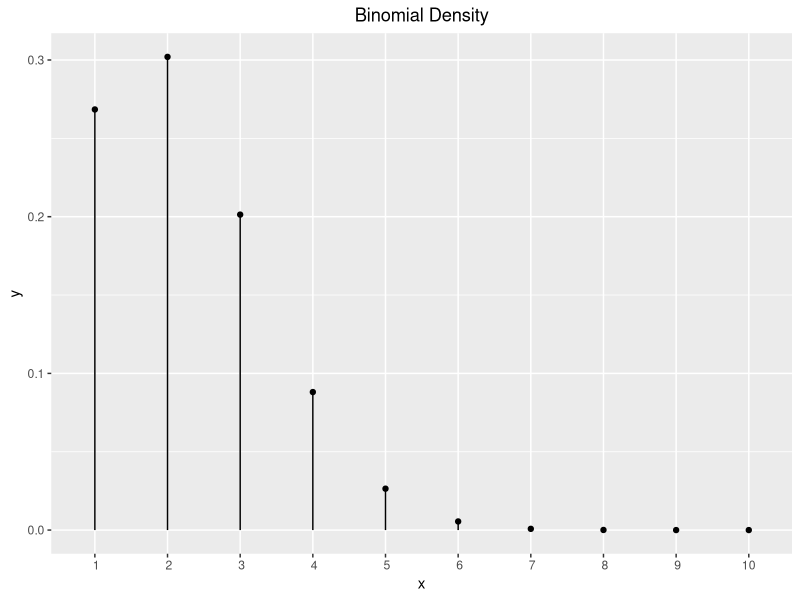
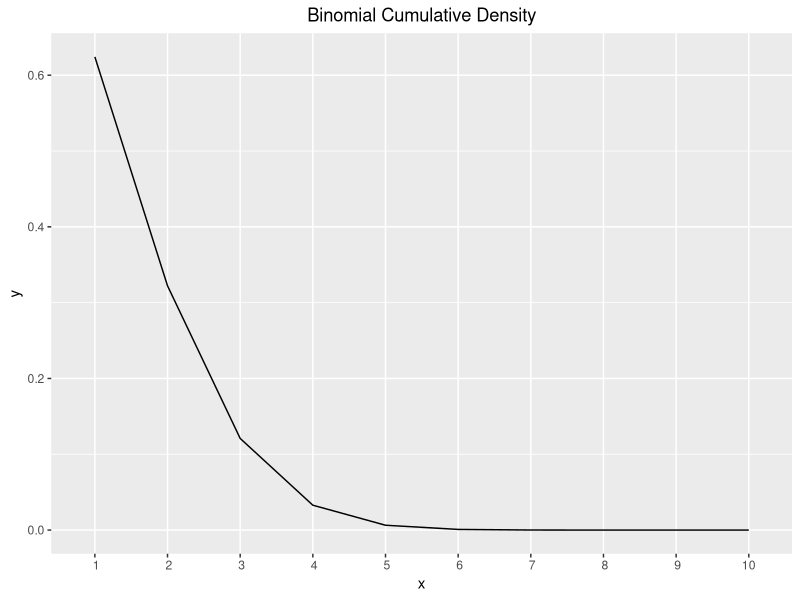
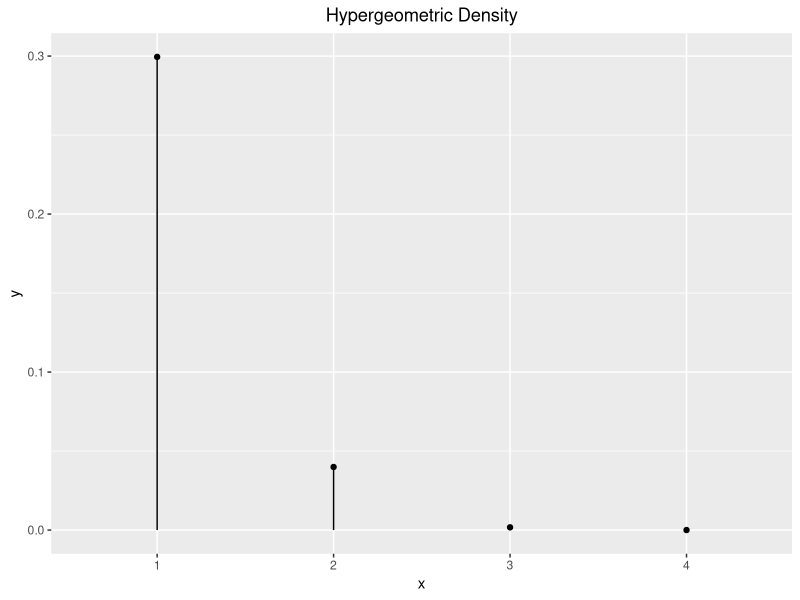
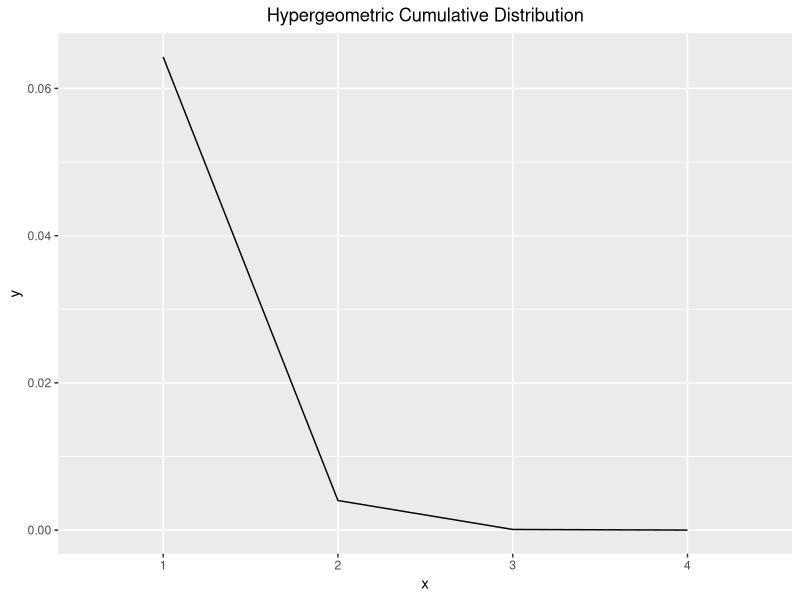
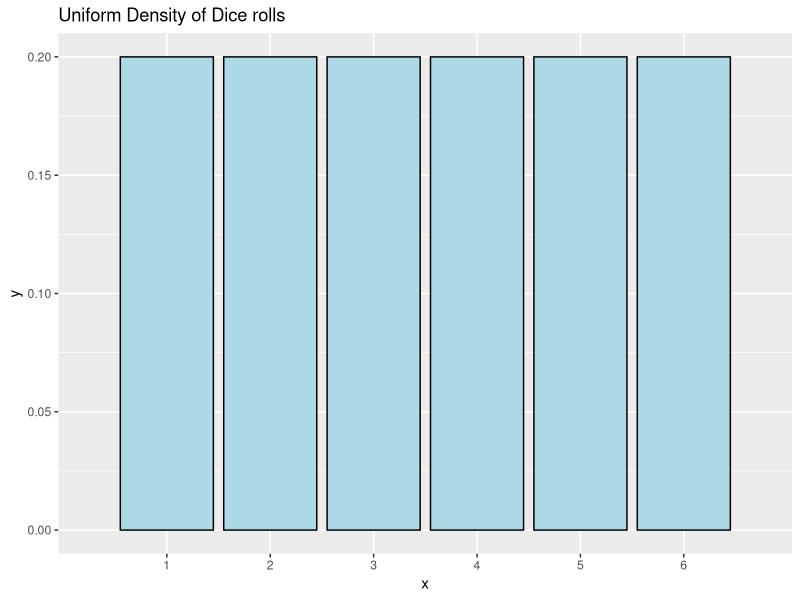
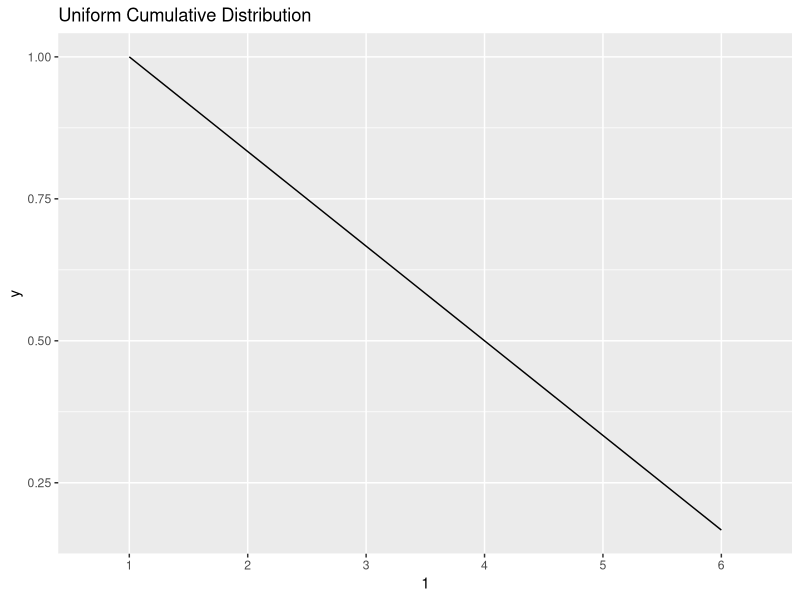
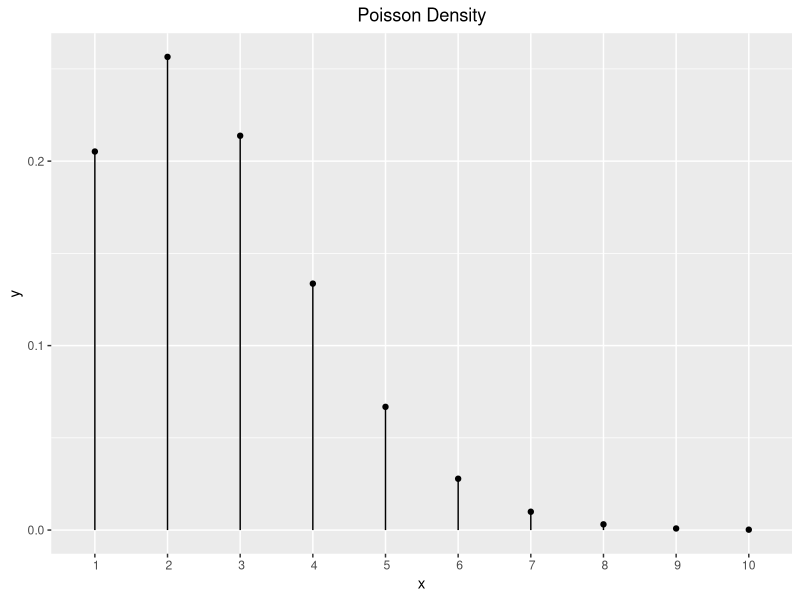
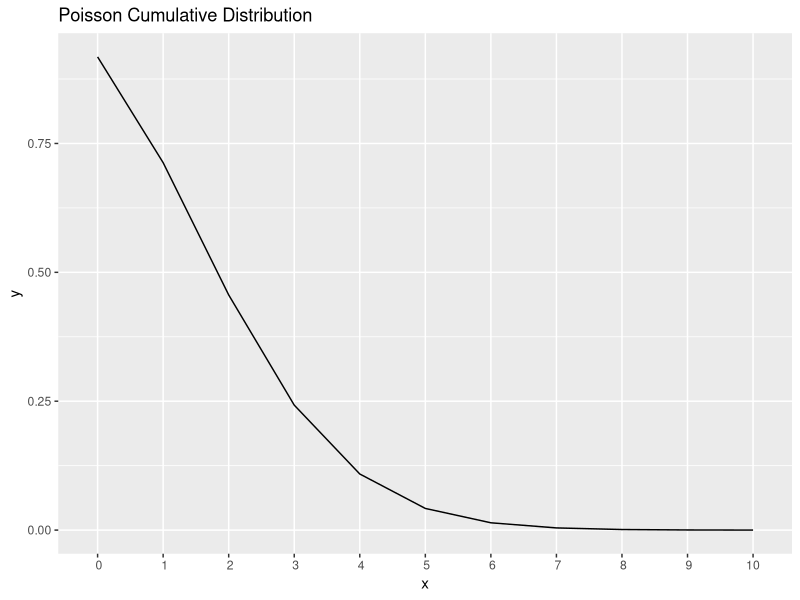

Reproduce these figures in R, in order.
## ---- chunk 1
knitr::opts_chunk$set(echo = TRUE)

library(ggplot2)
library(knitr)
library(ggplot2)
library(gridExtra)
library(mvtnorm)
## ---- chunk 2
chap3.1 <- function(){
  # Prob x=1:5 where X ~ Bin(5, 0.2)
  x <- seq(1, 10, 1)
  y <- dbinom(x, 10, 0.2)
  
  df <- data.frame(x=x, y=y)
  g <- ggplot(df, aes(x=x, y=y)) +
    geom_point() +
    scale_x_discrete(name="x", limits=x) +
    geom_linerange(aes(x=x, ymax=y, ymin=0)) +
    theme(plot.title = element_text(hjust = 0.5)) +
    labs(title="Binomial Density")
  g
}
chap3.1()
## ---- chunk 3
chap3.2 <- function(){
  # Prob x<1:10 where X ~ Bin(5, 0.2)
  x <- 1:10
  y <- pbinom(x, 10, 0.2, lower.tail = F)

  df <- data.frame(x=x, y=y)
  g <- ggplot(df, aes(x=x, y=y)) +
    geom_line() +
    scale_x_discrete(name="x", limits=x) +
    ylab("y") +
    theme(plot.title = element_text(hjust = 0.5)) +
    labs(title="Binomial Cumulative Density")
  g

}
chap3.2()
## ---- chunk 4

chap3.3 <- function() {
  # Prob x=1:4 where X ~ HyperGeom(4, 48, 5)
  # from a deck with 
  # - 1:4 aces
  # - 48 non aces
  # - choose 5 cards per hand
  x <- 1:4
  y <- dhyper(x, 4, 48, 5)
  df <- data.frame(x=x, y=y)
  g <- ggplot(df, aes(x=x, y=y)) +
    geom_point() +
    geom_linerange(aes(x=x, ymax=y, ymin=0)) +
    scale_x_discrete(name="x", limits=x) +
    ylab("y") +
    theme(plot.title = element_text(hjust = 0.5)) +
    labs(title="Hypergeometric Density")
  g
}

chap3.3()
## ---- chunk 5

chap3.4 <- function() {
  # Prob x=1:4 where X ~ HyperGeom(4, 48, 5)
  # from a deck with 
  # - 1:4 aces
  # - 48 non aces
  # - choose 5 cards per hand
  x <- 1:4
  y <- phyper(x, 5, 48, 5, lower.tail = F)
  df <- data.frame(x=x, y=y)
  g <- ggplot(df, aes(x=x, y=y)) +
    geom_line() +
    scale_x_discrete(name="x", limits=x) +
    ylab("y") +
    theme(plot.title = element_text(hjust = 0.5)) +
    labs(title="Hypergeometric Cumulative Distribution")
  g
}

chap3.4()
## ---- chunk 6
do_dunif <- function() {
  # PDF
  # x <- seq(-0.5, 1.5, 1/10000)
  x <- seq(1, 6, 1)
  y <- dunif(x, 1, 6)
  datums <- data.frame(x=x, y=y)
  obj <- ggplot(datums, aes(x=x, y=y)) + 
    labs(title="Uniform Density of Dice rolls") +
    scale_x_discrete(name="x", limits=x) +
    geom_bar(stat = "identity", colour = 'black', fill = "lightblue")
  obj
}

do_dunif()
## ---- chunk 7
do_punif <- function() {
  # PDF
  x <- seq(1, 6, 1)
  y <- punif(x, 1, 7, lower.tail=F)
  datums <- data.frame(x=x, y=y)
  obj <- ggplot(datums, aes(x=x, y=y)) + 
    labs(title="Uniform Cumulative Distribution") +
    scale_x_discrete(name=x, limits=x) +
    # geom_bar(stat = "identity", colour = 'black', fill = "lightblue")
    geom_line()

    obj
}

do_punif()
## ---- chunk 8
chap3.poisson.story.dpois <- function(num_success=3, rate=2.5, interval=1) {
  # Notice the multiplication by four in the function argument. Since lambda is specified as 
  # events per hour we have to multiply by four to consider the number of events that occur in 4 hours.
  lambda <- rate * interval
  x <- 1:10
  df <- data.frame(x=x)
  
  df['y'] <- dpois(x, lambda)
  p <- ggplot(df, aes(x=x, y=y)) +
       geom_point() +
       geom_linerange(aes(x=x, ymax=y, ymin=0)) +
       scale_x_discrete(name="x", limits=x) +
       ylab("y") +
       theme(plot.title = element_text(hjust = 0.5)) +
       labs(title="Poisson Density")
  
  p
}

chap3.poisson.story.dpois()
## ---- chunk 9
chap3.poisson.story.ppois <- function(num_success=3, rate=2.5, interval=1) {
  # Notice the multiplication by four in the function argument. Since lambda is specified as 
  # events per hour we have to multiply by four to consider the number of events that occur in 4 hours.
  lambda <- rate * interval
  x <- 0:10
  df <- data.frame(x=x)
  
  df['y'] <- ppois(x, lambda, lower.tail = F)
  p <- ggplot(df, aes(x=x, y=y)) +
    geom_line() +
    scale_x_discrete(name="x", limits=x) +
    labs(y="y") + 
    labs(x="x: number of events") +
    labs(title="Poisson Cumulative Distribution")
    
  
  p
}

chap3.poisson.story.ppois()
## ---- chunk 10
pois.1 <- function() {

  # 5 intervals
  L <- 5
  
  # 10 events / interval
  lambda <- 10
  
  # randomly generate number of events using pois(lambda*L)
  n <- rpois(1, lambda*L)
  
  # generate random "times" from 0 through L for "n" events, then sort them
  t <- sort(runif(n, 0, L))
  
  # visualize L events. 
  # x=times each n event occurs
  # y=event index
  df <- data.frame(x=t, y=1:n)
  g <- ggplot(df, aes(x=x, y=y) ) +
    geom_point() +     
    scale_y_continuous(name= "N(t): Number of successes at t") +
    scale_x_continuous(name= "Time t (intevals)")
  
  g
}

pois.1()
## ---- chunk 11
pois.2 <- function() {
  
  # 5 intervals
  L <- 5
  
  # 10 events/interval
  lambda <- 10
  
  # randomly generate number of events using pois(lambda*L)
  n <- rpois(1, lambda*L)
  
  # generate random "times" from 0 through L for "n" events, then sort them
  t <- sort(runif(n, 0, L))
  
  # type-1 event probabilty: p=0.3
  p <- 0.3
  y <- rbinom(n, 1, p)
  
  # assign "event times" as type-1 or type-2 
  t1 <- t[y==1]
  t2 <- t[y==0]
  
  # as before, we can plot the number of arrivals in each Poisson process: N_1(t) and N_2(t).
  
  # visualize the plot for type #1 events
  df1 <- data.frame(x=t1, y=1:length(t1))
  p1 <- ggplot(df1, aes(x=x, y=y) ) +
    geom_point(shape=16, color="blue")  +
    theme(
          axis.ticks.y=element_blank()) +
  ylab("type1: count") +
    theme(axis.title.x=element_blank(),
        axis.text.x=element_blank(),
        axis.ticks.x=element_blank())
  
  # visualize the plot for type #2 events
  df2 <- data.frame(x=t2, y=1:length(t2))
  p2 <- ggplot(df2, aes(x=x, y=y) ) +
    geom_point(shape=17, color="orange")  +
    theme(
          axis.ticks.y=element_blank()) +
    ylab("type2: count") +
      theme(axis.title.x=element_blank(),
        axis.text.x=element_blank(),
        axis.ticks.x=element_blank())
  
  # visualize the plot for both event types
  df1$event_type <- "type-1"
  df2$event_type <- "type-2"
  df3 <- rbind(df1, df2)
  df3$y <- 1:length(t)
  
  p3 <- ggplot(df3, aes(x=x, y=y, color=event_type) ) +
    geom_point()  +
    theme(
          axis.ticks.y=element_blank()) +
    ylab("combined") +
    xlab("Time t (intervals)") +
    scale_shape_manual(values=c(16, 17))+
    scale_color_manual(values=c('blue','orange')) +
    theme(legend.position="none")
  
  grid.arrange(p1, p2, p3, nrow=3)
}

pois.2()
## ---- chunk 12
 do_dnorm <- function() {
 x <- seq(-3, 3, 0.01)
 y <- dnorm(x)
 datums <- data.frame(x=x, y=y)
 g <- ggplot(datums, aes(x, y)) + geom_line() + 
 theme(plot.title = element_text(hjust = 0.5)) +
 scale_x_discrete(name="x", limits=seq(-3, 3, 1)) +
 labs(title="Normal Density")
 
 g
}
 
do_dnorm()
## ---- chunk 13
do_pnorm <- function() {
   # x <- seq(0, 1, 0.001)
   x <- seq(-3, 3, 0.01)
   y <- pnorm(x, lower.tail = F)
   df <- data.frame(x=x, y=y)
   ggplot(df, aes(x=x, y=y)) + geom_line() +
     theme(plot.title = element_text(hjust = 0.5)) +
     scale_x_discrete(name="x", limits=seq(-3, 3, 1)) +
     labs(title="Normal Cumulative Distribution")
}

do_pnorm()
## ---- chunk 14
do_mvtnorm <- function(mu1, mu2, s1=1, s2=1, rho_0=0, N=10) {
  # dvmnorm can be used for calculating the joing PDF and rmvnorm can be used for 
  # generating random vectors.
  meanvector <- c(mu1,mu2)

  # The covariance matrix is (assuming sd(Z)=s1=1, sd(W)=s2=1)
  # [(1, rho), (rho, 1)]
  # because:
  # Cov(Z, Z) = Var(Z) = 1 (this is the upper left entry)
  # Cov(W, W) = Var(W) = 1 (this is the lower right entry)
  # Cov(Z, W) = Corr(Z,W) * sd(Z) * sd(W) = rho 
  # 
  # NOTE (if rho_0=1, then covmatrix equals IDENTITY matrix(c(1, 0, 0, 1), 2))
  covmatrix = matrix(c(s1^2, s1*s2*rho_0, s1*s2*rho_0, s2^2), nrow=2, ncol=2)

  # now r  is N x 2 matrix, with each row a BVN random vector. 
  r <- rmvnorm(n=N, mean=meanvector, sigma=covmatrix)

  r
}

generate_mvn_plot <- function(N=100) {
  # N((1,0)^T, I) labeled class 'BLUE'
  bvn1 <- do_mvtnorm(mu1=1, mu2=0, s1=1, s2=1, rho_0=0, N=N)
  df1 <- data.frame(bvn1)
  colnames(df1) <- c("x1", "x2")
  df1["label"] = "BLUE"

  # N((0,1)T, I) labeled class 'ORANGE'
  bvn2 <- do_mvtnorm(mu1=0, mu2=1, s1=1, s2=1, rho_0=0,  N=N)
  df2 <- data.frame(bvn2)
  colnames(df2) <- c("x1", "x2")
  df2["label"] = "ORANGE"

  # stack the dataframes
  df <- rbind(df1, df2)

  # Plot BLUE vs ORANGE
  g <- ggplot(df, aes(x=x1, y=x2, color=label)) +
    geom_point() +
    scale_color_manual(breaks = c("BLUE", "ORANGE"),
                       values=c("blue", "orange"))
  g
}

generate_mvn_plot()
